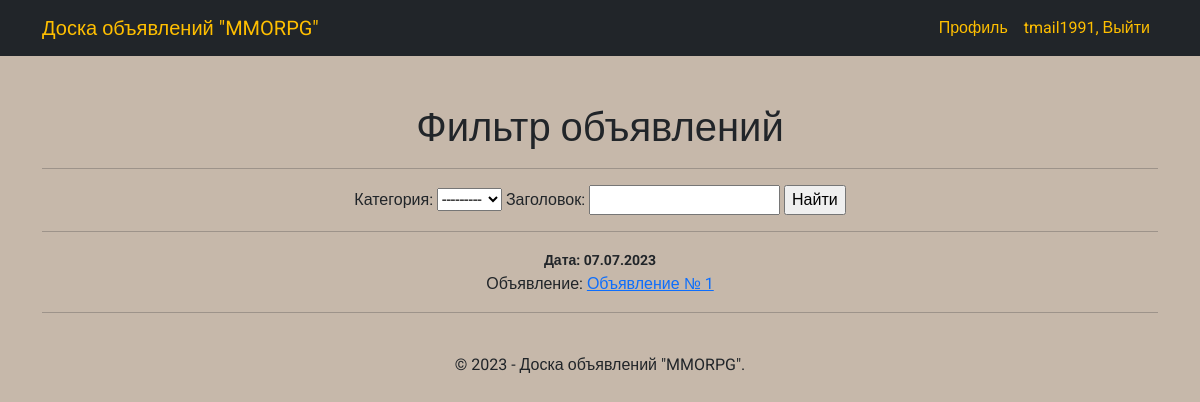
The app's page /filter/ (signed in), older data.
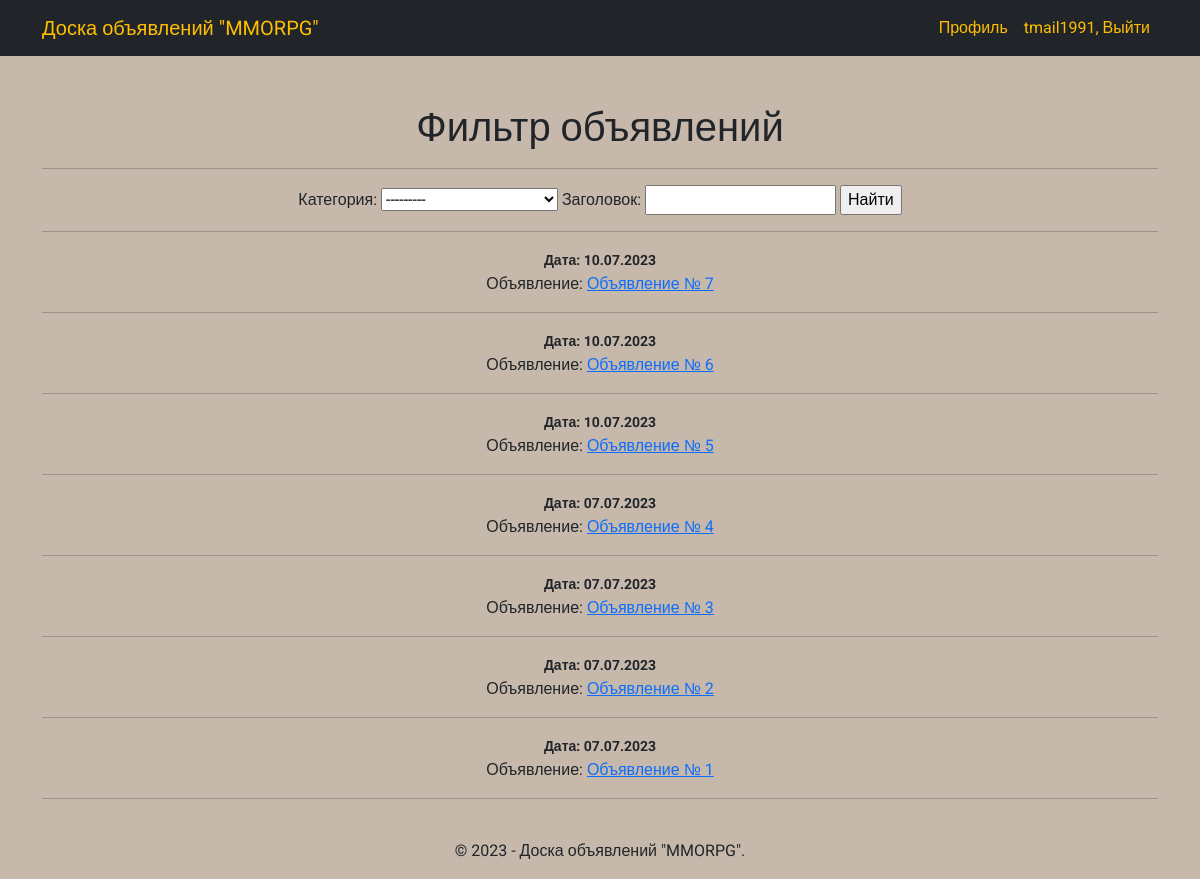
The same page, newer data.
### mmorpg/models.py (models this page shows, shortened)
class Post(models.Model):
    author_post = models.ForeignKey(User, on_delete=models.CASCADE, verbose_name='Автор')
    title_post = models.CharField(max_length=255, verbose_name='Заголовок')
    text_post = RichTextUploadingField(verbose_name='Контент')
    category_post = models.ForeignKey(Category, on_delete=models.CASCADE, verbose_name='Категория')
    date_post = models.DateTimeField(auto_now_add=True, verbose_name='Дата')
    class Meta:
        verbose_name = 'Объявление'
        verbose_name_plural = 'Объявления'
    def get_absolute_url(self):
        return reverse('post_detail', args=[str(self.pk)])

### mmorpg/views.py (the view)
# urls.py: path('filter/', Search.as_view(), name='filter'),
class Search(FilterView):
    model = Post
    ordering = '-date_post'
    template_name = 'filter.html'
    context_object_name = 'search'
    filterset_class = SearchFilter
    def get_queryset(self):
        queryset = super().get_queryset().filter(author_post=self.request.user)
        return queryset
    def get_context_data(self, *, object_list=None, **kwargs):
        context = super().get_context_data(**kwargs)
        context['filterset'] = self.filterset
        return context

### mmorpg/models.py (called while the page is built)
    def __str__(self):
        return f'{self.name}'

### templates/filter.html (shortened to what this page needs)
{% extends 'index.html' %}
    {% block content %}
    <h1>Фильтр объявлений</h1>
    <hr>
    <form action="" method="get">
       {{ filterset.form.as_table }}
       <input type="submit" value="Найти" />
   </form>
    <hr>
    {% for n in filterset.qs %}
        <small class="fw-bold">Дата: {{ n.date_post | date:"d.m.Y" }}</small>
    <p>Объявление: <a href="{{ n.get_absolute_url }}">{{ n.title_post }}</a></p>
    <hr>
    {% endfor %}
    {% endblock content %}

Row changes from the older to the newer data that the page shows:
added Post: date_post "10.07.2023", title_post "Объявление № 7"
added Post: date_post "10.07.2023", title_post "Объявление № 6"
added Post: date_post "10.07.2023", title_post "Объявление № 5"
added Post: date_post "07.07.2023", title_post "Объявление № 4"
added Post: date_post "07.07.2023", title_post "Объявление № 3"
now on this page (row edited): Post: date_post "07.07.2023", title_post "Объявление № 2"
